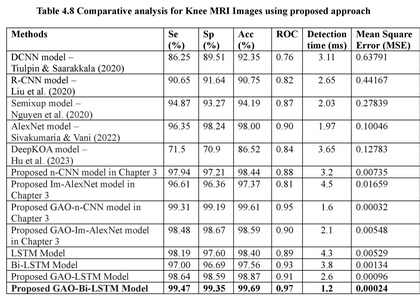
%> input picture Comparitive analysis.jpg, 420 x 298 px, shrunk from 2130 x 1513 before the run
$ octave --eval "result = getMomentInvariantFeatures(imread('Comparitive analysis.jpg'));"   (GNU Octave 9; MATLAB toolbox functions it lacks are replaced by stand-ins)
%> lines starting %> are read from the running program, lines starting %| are printed output that depends on the picture
function [mif1 mif2] = getMomentInvariantFeatures(I)

%Moment Invariant Based Features

I = double(I);
blksz = 3;
newsz = (blksz - 1)/2;
[row col] = size(I);
%> row = 298; col = 1260
rown = row+(2*newsz);
%> rown = 300
coln = col+(2*newsz);
%> coln = 1262
B = zeros([rown coln]);
B(newsz+1:rown-newsz,newsz+1:coln-newsz) = I(1:end,1:end);
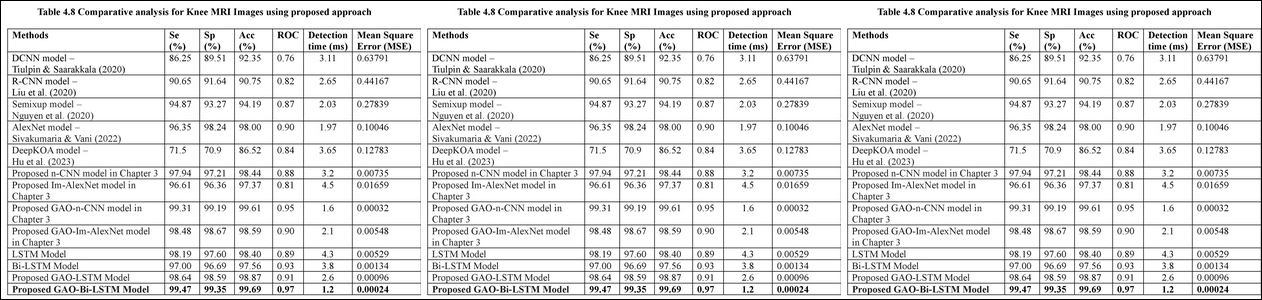
%> B: size 300x1262 double; min 0, max 255, mean 225.9

mif1 = zeros(size(I));
mif2 = mif1;

[X,Y] = meshgrid(1:blksz,1:blksz);
H = fspecial('gaussian', [17 17], 1.7);
h = waitbar(0, 'Computing Moment Invariant Features......');

s = 1;
for r = newsz+1:rown-newsz
    t = 1;
    for c = newsz+1:coln-newsz

        W = B(r-newsz:r+newsz, c-newsz:c+newsz);
        W = conv2(W, H,'same');

        m00 = sum(sum(W.*(X.^0).*(Y.^0)));

        m10 = sum(sum(W.*(X.^0).*(Y.^1)));
        m01 = sum(sum(W.*(X.^1).*(Y.^0)));

        centgrav_i = m10/m00;
        centgrav_j = m01/m00;

        % compute centre of moment of order
        cm00 = sum(sum(W.*((X-centgrav_i).^0).*((Y-centgrav_j).^0)));
        cm11 = sum(sum(W.*((X-centgrav_i).^1).*((Y-centgrav_j).^1)));
        cm02 = sum(sum(W.*((X-centgrav_i).^2).*((Y-centgrav_j).^0)));
        cm20 = sum(sum(W.*((X-centgrav_i).^0).*((Y-centgrav_j).^2)));

        % Compute normalised centre of moment
        ncm11 = cm11 / (cm00^((1+1)/2 + 1));
        ncm02 = cm02 / (cm00^((0+2)/2 + 1));
        ncm20 = cm20 / (cm00^((2+0)/2 + 1));

        % Compute Hu Moment Invariants
        hmi1 = ncm20 + ncm02;
        hmi2 = (ncm20 + ncm02)^2 + 4 * (ncm11^2);

        mif1(s, t) = abs(log(hmi1));
        mif2(s, t) = abs(log(hmi2));

        t = t+1;

    end
    s = s+1;
    waitbar(r/(rown-newsz));
end
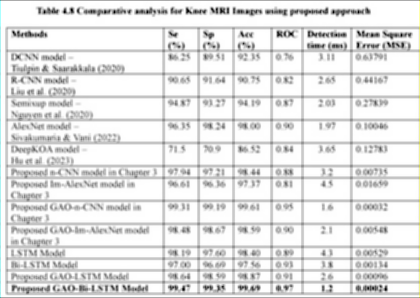
%> mif1: size 298x420x3 double; mean R, G, B 6.27, 6.27, 6.27; drawn with min black and max white
%> after the loop, s = 299

close(h);
